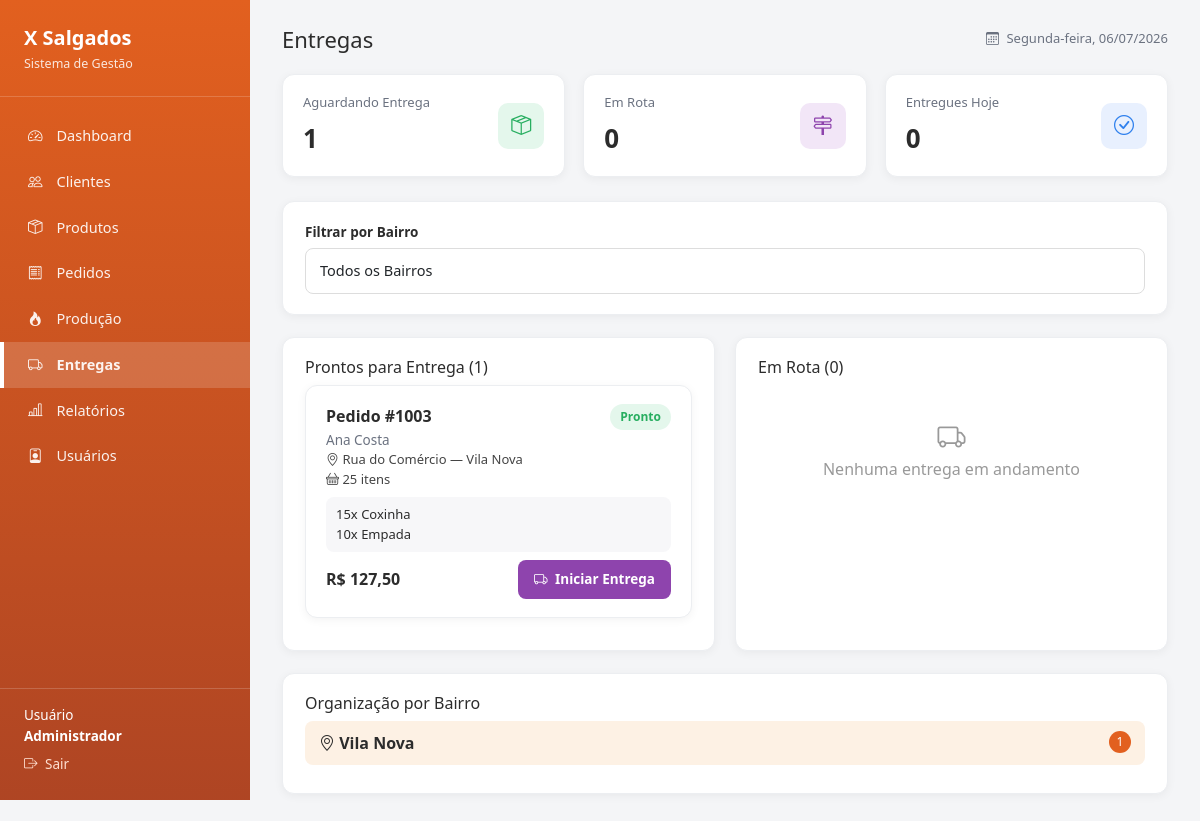
The app's page /admin/entregas.php (signed in) with its own data.
### tables this page shows
CREATE TABLE entregas (
    id INT AUTO_INCREMENT PRIMARY KEY,
    pedido_id INT NOT NULL,
    entregador_id INT NULL,
    status ENUM('aguardando','em_rota','entregue') NOT NULL DEFAULT 'aguardando',
    iniciado_em DATETIME NULL,
    finalizado_em DATETIME NULL,
    FOREIGN KEY (pedido_id) REFERENCES pedidos(id) ON DELETE CASCADE,
    FOREIGN KEY (entregador_id) REFERENCES usuarios(id)
);

CREATE TABLE clientes (
    id INT AUTO_INCREMENT PRIMARY KEY,
    nome VARCHAR(120) NOT NULL,
    telefone VARCHAR(20) NOT NULL,
    cep VARCHAR(10),
    endereco VARCHAR(180),
    numero VARCHAR(10),
    complemento VARCHAR(100),
    bairro VARCHAR(80),
    cidade VARCHAR(80),
    estado VARCHAR(2),
    observacoes VARCHAR(150),
    criado_em DATETIME DEFAULT CURRENT_TIMESTAMP
);

CREATE TABLE pedidos (
    id INT AUTO_INCREMENT PRIMARY KEY,
    cliente_id INT NOT NULL,
    atendente_id INT NULL,
    entregador_id INT NULL,
    forma_pagamento ENUM('Dinheiro','Cartão','Pix') NOT NULL DEFAULT 'Dinheiro',
    observacoes VARCHAR(255),
    status ENUM('recebido','em_producao','pronto','em_entrega','entregue','cancelado') NOT NULL DEFAULT 'recebido',
    total DECIMAL(10,2) NOT NULL DEFAULT 0,
    criado_em DATETIME DEFAULT CURRENT_TIMESTAMP,
    atualizado_em DATETIME DEFAULT CURRENT_TIMESTAMP ON UPDATE CURRENT_TIMESTAMP,
    FOREIGN KEY (cliente_id) REFERENCES clientes(id),
    FOREIGN KEY (atendente_id) REFERENCES usuarios(id),
    FOREIGN KEY (entregador_id) REFERENCES usuarios(id)
);

### admin/entregas.php (the view, shortened to what this page needs)
<?php
require __DIR__ . '/../config/conexao.php';
$bairroFiltro = $_GET['bairro'] ?? '';
$aguardando = $pdo->query("SELECT COUNT(*) FROM entregas WHERE status='aguardando'")->fetchColumn();
$emRota     = $pdo->query("SELECT COUNT(*) FROM entregas WHERE status='em_rota'")->fetchColumn();
$entreguesHoje = $pdo->query("SELECT COUNT(*) FROM entregas WHERE status='entregue' AND DATE(finalizado_em)=CURDATE()")->fetchColumn();
$sqlBase = "
    SELECT e.*, p.total, c.nome AS cliente, c.endereco, c.bairro,
           GROUP_CONCAT(CONCAT(ip.quantidade,'x ',pr.nome) SEPARATOR '||') AS itens,
           SUM(ip.quantidade) AS total_itens
    FROM entregas e
    JOIN pedidos p ON p.id = e.pedido_id
    JOIN clientes c ON c.id = p.cliente_id
    JOIN itens_pedido ip ON ip.pedido_id = p.id
    JOIN produtos pr ON pr.id = ip.produto_id
    WHERE e.status = ?" . ($bairroFiltro ? " AND c.bairro = ?" : "") . "
    GROUP BY e.id ORDER BY p.criado_em
";
$paramsAguardando = $bairroFiltro ? ['aguardando', $bairroFiltro] : ['aguardando'];
$stmt = $pdo->prepare($sqlBase); $stmt->execute($paramsAguardando);
$prontosParaEntrega = $stmt->fetchAll();
$paramsRota = $bairroFiltro ? ['em_rota', $bairroFiltro] : ['em_rota'];
$stmt = $pdo->prepare($sqlBase); $stmt->execute($paramsRota);
$emRotaLista = $stmt->fetchAll();
$porBairro = $pdo->query("
    SELECT c.bairro, COUNT(*) AS total
    FROM entregas e JOIN pedidos p ON p.id=e.pedido_id JOIN clientes c ON c.id=p.cliente_id
    WHERE e.status IN ('aguardando','em_rota') GROUP BY c.bairro
")->fetchAll();
require __DIR__ . '/../includes/header.php';
?>
<div class="gf-cards">
    <div class="gf-card gf-card--kpi"><div><div class="label">Aguardando Entrega</div><div class="value"><?= $aguardando ?></div></div><div class="icon icon-green"><i class="bi bi-box-seam"></i></div></div>
    <div class="gf-card gf-card--kpi"><div><div class="label">Em Rota</div><div class="value"><?= $emRota ?></div></div><div class="icon icon-purple"><i class="bi bi-signpost-2"></i></div></div>
    <div class="gf-card gf-card--kpi"><div><div class="label">Entregues Hoje</div><div class="value"><?= $entreguesHoje ?></div></div><div class="icon icon-blue"><i class="bi bi-check-circle"></i></div></div>
</div>
<div class="gf-panel">
    <label class="form-label">Filtrar por Bairro</label>
    <form method="get">
        <select name="bairro" class="form-select" onchange="this.form.submit()" style="margin-bottom:0;">
            <option value="">Todos os Bairros</option>
        </select>
    </form>
</div>
<div style="display:flex;gap:20px;flex-wrap:wrap;">
    <div class="gf-panel" style="flex:1;min-width:320px;">
        <h3>Prontos para Entrega (<?= count($prontosParaEntrega) ?>)</h3>
        <?php foreach ($prontosParaEntrega as $e): ?>
            <div class="gf-card" style="margin-bottom:12px;">
                <div style="display:flex;justify-content:space-between;">
                    <strong>Pedido #<?= 1000 + $e['pedido_id'] ?></strong>
                    <span class="badge-status badge-pronto">Pronto</span>
                </div>
                <div style="color:#6b7280;font-size:13.5px;"><?= htmlspecialchars($e['cliente']) ?></div>
                <div style="font-size:13px;color:#444;"><i class="bi bi-geo-alt"></i> <?= htmlspecialchars($e['endereco']) ?> — <?= htmlspecialchars($e['bairro']) ?></div>
                <div style="font-size:13px;color:#444;"><i class="bi bi-basket"></i> <?= $e['total_itens'] ?> itens</div>
                <div style="background:#f7f7f9;border-radius:8px;padding:8px 10px;margin:8px 0;font-size:13px;">
                    <?= str_replace('||', '<br>', htmlspecialchars($e['itens'])) ?>
                </div>
                <div style="display:flex;justify-content:space-between;align-items:center;">
                    <strong>R$ <?= number_format($e['total'],2,',','.') ?></strong>
                    <a href="?acao=iniciar&id=<?= $e['pedido_id'] ?>" class="btn btn-purple"><i class="bi bi-truck"></i> Iniciar Entrega</a>
                </div>
            </div>
        <?php endforeach; ?>
    </div>
    <div class="gf-panel" style="flex:1;min-width:320px;">
        <h3>Em Rota (<?= count($emRotaLista) ?>)</h3>
        <?php if (!$emRotaLista): ?>
            <div style="text-align:center;color:#999;padding:30px 0;"><i class="bi bi-truck" style="font-size:28px;"></i><br>Nenhuma entrega em andamento</div>
        <?php endif; ?>
    </div>
</div>
<div class="gf-panel">
    <h3>Organização por Bairro</h3>
    <?php foreach ($porBairro as $b): ?>
        <div style="display:flex;justify-content:space-between;background:#fdf1e4;border-radius:8px;padding:10px 14px;margin-bottom:8px;">
            <strong><i class="bi bi-geo-alt"></i> <?= htmlspecialchars($b['bairro']) ?></strong>
            <span style="background:var(--gf-primary);color:#fff;border-radius:50%;width:22px;height:22px;display:inline-flex;align-items:center;justify-content:center;font-size:12px;"><?= $b['total'] ?></span>
        </div>
    <?php endforeach; ?>
</div>
<?php require __DIR__ . '/../includes/footer.php'; ?>

### assets/css/style.css (style rules this page uses)
:root { --gf-dark: #9a3a25; --gf-primary: #e2601f; --gf-primary-light: #f0a06b; --gf-accent: #8b3220; --gf-bg: #f4f5f7; --gf-white: #ffffff; --gf-text: #2c2c2c; --gf-text-light: #6b7280; --gf-border: #eceef1; --gf-blue: #2f80ed; --gf-yellow: #f2a93b; --gf-green: #27ae60; --gf-purple: #8e44ad; --gf-gray: #9aa0a6; --gf-red: #e74c3c; }
* { box-sizing: border-box; }
body { font-family: 'Segoe UI', Roboto, Arial, sans-serif; background: var(--gf-bg); color: var(--gf-text); margin: 0; }
a { text-decoration: none; }
.form-label { font-weight: 600; font-size: 13.5px; display: block; margin-bottom: 6px; }
.form-control, .form-select { width: 100%; padding: 11px 14px; border: 1px solid #ddd; border-radius: 8px; font-size: 14.5px; margin-bottom: 18px; background: #fff; }
.gf-cards { display: grid; grid-template-columns: repeat(auto-fit, minmax(200px, 1fr)); gap: 18px; margin-bottom: 24px; }
.gf-card { background: var(--gf-white); border-radius: 12px; padding: 18px 20px; box-shadow: 0 2px 10px rgba(0,0,0,0.05); border: 1px solid var(--gf-border); }
.gf-card--kpi { display: flex; justify-content: space-between; align-items: center; }
.gf-card--kpi .label { font-size: 13px; color: var(--gf-text-light); margin-bottom: 6px; }
.gf-card--kpi .value { font-size: 26px; font-weight: 700; }
.gf-card--kpi .icon { width: 46px; height: 46px; border-radius: 10px; display: flex; align-items: center; justify-content: center; font-size: 20px; }
.icon-blue { background: #e8f0fe; color: var(--gf-blue); }
.icon-purple { background: #f2e6f7; color: var(--gf-purple); }
.icon-green { background: #e4f7ec; color: var(--gf-green); }
.gf-panel { background: var(--gf-white); border-radius: 12px; padding: 20px 22px; box-shadow: 0 2px 10px rgba(0,0,0,0.05); border: 1px solid var(--gf-border); margin-bottom: 22px; }
.gf-panel h3 { margin-top: 0; font-size: 16px; }
.badge-status { display: inline-block; padding: 4px 10px; border-radius: 20px; font-size: 12px; font-weight: 600; }
.badge-pronto { background:#e4f7ec; color: var(--gf-green); }
.btn { border:none; border-radius:8px; padding:9px 16px; font-size:13.5px; font-weight:600; cursor:pointer; }
.btn-purple { background: var(--gf-purple); color:#fff; }
.gf-nav a i, .btn i, .gf-sidebar__footer .logout i { margin-right: 4px; }
.gf-card--kpi .icon i { font-size: 20px; }

### records on screen
entregas: 1000 + $e['pedido_id'] "1003", clientes.nome "Ana Costa", clientes.endereco "Rua do Comércio", clientes.bairro "Vila Nova", total_itens "25", itens "15x Coxinha 10x Empada", pedido.total "127,50"

### other values on screen
$label "Dashboard"
$label "Clientes"
$label "Produtos"
$label "Pedidos"
$label "Produção"
$label "Entregas"
$label "Relatórios"
$label "Usuários"
$rotulos[$tipo] "Administrador"
$tituloPagina "Entregas"
$aguardando "1"
$emRota "0"
$entreguesHoje "0"
count($prontosParaEntrega) "1"
count($emRotaLista) "0"
